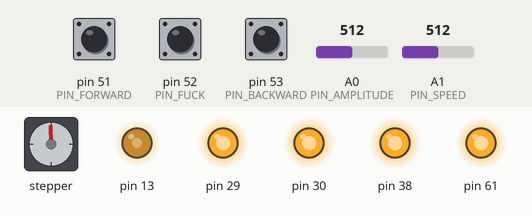
Bench run of a sketch on a simulated Arduino Mega 2560, built with avr-gcc and run on an emulated ATmega2560. Shown: stepper motor, output pins drawn as LEDs (lit = HIGH). Wiring (inferred from the names in the program): stepper motor driver (200 steps per turn assumed): step pin 9; direction pin 8. The test bench sets the inputs (shaded band); at power-on: pin 51 (PIN_FORWARD) HIGH, pin 52 (PIN_FUCK) HIGH, pin 53 (PIN_BACKWARD) HIGH, A0 (PIN_AMPLITUDE) = 512, A1 (PIN_SPEED) = 512. Pins used as bus, display or sensor lines are not drawn.

Above: at 17.9 s.
18.0 s: pin 51 (PIN_FORWARD) pulled LOW for 1 s
At 20.0 s:
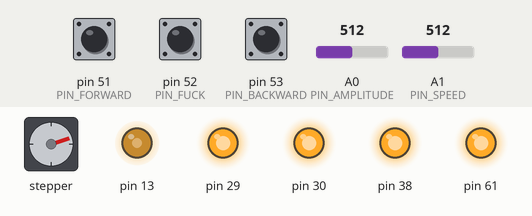
20.5 s: pin 52 (PIN_FUCK) pulled LOW for 1 s
At 21.9 s:
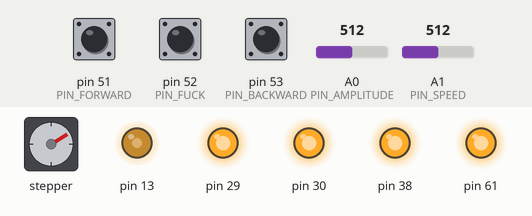
23.5 s: pin 53 (PIN_BACKWARD) pulled LOW for 3.2 s
At 27.0 s:
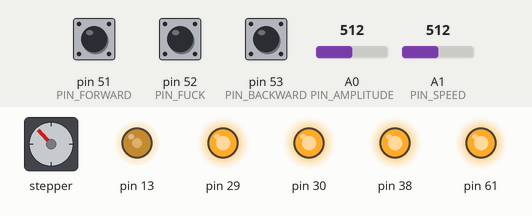
28.2 s: pin 53 (PIN_BACKWARD) pulled LOW for 1 s
At 30.2 s:
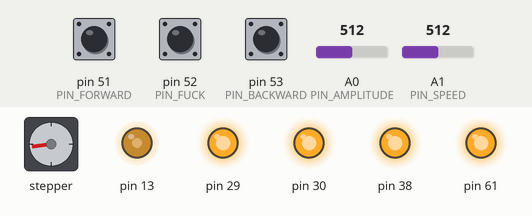
30.7 s: pin 53 (PIN_BACKWARD) pulled LOW for 0.15 s
At 32.0 s:
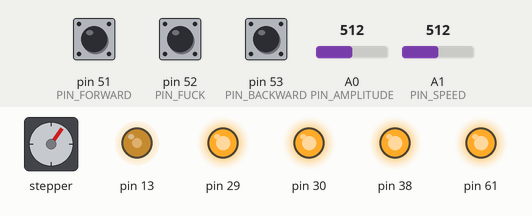
32.3 s: pin 52 (PIN_FUCK) pulled LOW for 0.15 s
At 33.2 s:
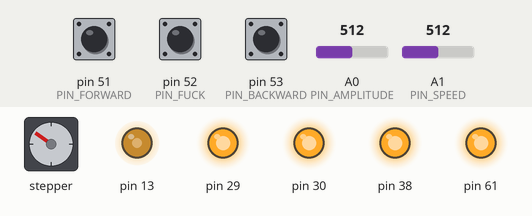
Timing chart, 0 to 35.3 s (numbered marks = the images above; inputs shaded):
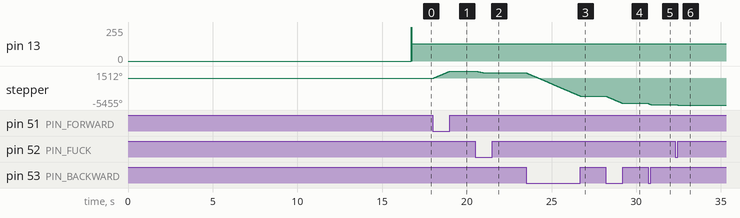

The sketch:

love_machine.ino
```cpp
#define PIN_AMPLITUDE A0
#define PIN_SPEED A1
#define PIN_FUCK 52
#define PIN_FORWARD 51
#define PIN_BACKWARD 53
#define PIN_PULSE 9
#define PIN_DIR 8
#define ANALOG_REFERENCE INTERNAL2V56
#define AVG_CNT 1024

//int period = 1200;

long delayMicros = 1000;
long currentMicros = 0;
long previousMicros = 0;
long lastMillis = 0;
int cnt = 0;
int us = 1623;
long period = 318319;
byte pinAmps[AVG_CNT];
byte pinSpds[AVG_CNT];


void setup() {
  analogReference(ANALOG_REFERENCE);
  pinMode(PIN_PULSE,OUTPUT);
  pinMode(PIN_DIR,OUTPUT);

  pinMode(PIN_FUCK,INPUT_PULLUP);
  pinMode(PIN_FORWARD,INPUT_PULLUP);
  pinMode(PIN_BACKWARD,INPUT_PULLUP);


  Serial.begin(115200);
}

void loop() {
  pinAmps[cnt] = analogRead(PIN_AMPLITUDE)/4;
  pinSpds[cnt] = analogRead(PIN_SPEED)/4;

  if (millis() % 500 == 0) {
    unsigned long sumAmps = 0;
    unsigned long sumSpds = 0;

    for (int i=0; i < AVG_CNT; i++) {
      sumAmps += pinAmps[i];
      sumSpds += pinSpds[i];
    }

    us = 3600 - (((sumAmps / AVG_CNT)*118)/10);
    period = 100000 + ((sumSpds / AVG_CNT)*30000)/10;
    /*Serial.print("Amplitude: ");
    Serial.println(period);
    Serial.print("Speed: ");
    Serial.println(us);*/
  }


  if (!digitalRead(PIN_FUCK)) {
    fuck(us, (float)period);
  } else {
    delayMicros = 1000;
    if (!digitalRead(PIN_FORWARD)) {
      digitalWrite(PIN_DIR, HIGH);
      doStep();
    } else if (!digitalRead(PIN_BACKWARD)) {
      digitalWrite(PIN_DIR, LOW);
      doStep();
    }
  }
  cnt++;
  if (cnt >= AVG_CNT) {
    cnt = 0;
  }
}

void fuck(int usMin, float period) {

  float spd = sin((float)micros()/period);

  if (spd > 0) {
   digitalWrite(PIN_DIR, HIGH);
  } else {
    digitalWrite(PIN_DIR, LOW);
  }

  spd = abs(spd);
  if (spd < 0.005) {
    spd = 0.005;
  }

  delayMicros = usMin / spd;
  doStep();
}

void doStep() {

  currentMicros = micros();
  if(currentMicros - previousMicros >= delayMicros) {
    previousMicros = currentMicros;
    digitalWrite(PIN_PULSE,HIGH);
    delayMicroseconds(50);
    digitalWrite(PIN_PULSE,LOW);
  }
}
```

Measured:
- after the input at 18.0 s, stepper: turns 1513° clockwise in 1.0 s, starting at once
- after the input at 20.5 s, stepper: turns 409° counter-clockwise in 0.76 s, then 36° clockwise in 0.18 s
- after the input at 23.5 s, stepper: turns 4782° counter-clockwise in 3.2 s, starting at once
- after the input at 28.2 s, stepper: turns 1496° counter-clockwise in 1.0 s, starting at once
- after the input at 30.7 s, stepper: turns 225° counter-clockwise in 0.15 s, starting at once
- after the input at 32.3 s, stepper: turns 91° counter-clockwise in 0.15 s, starting at once
